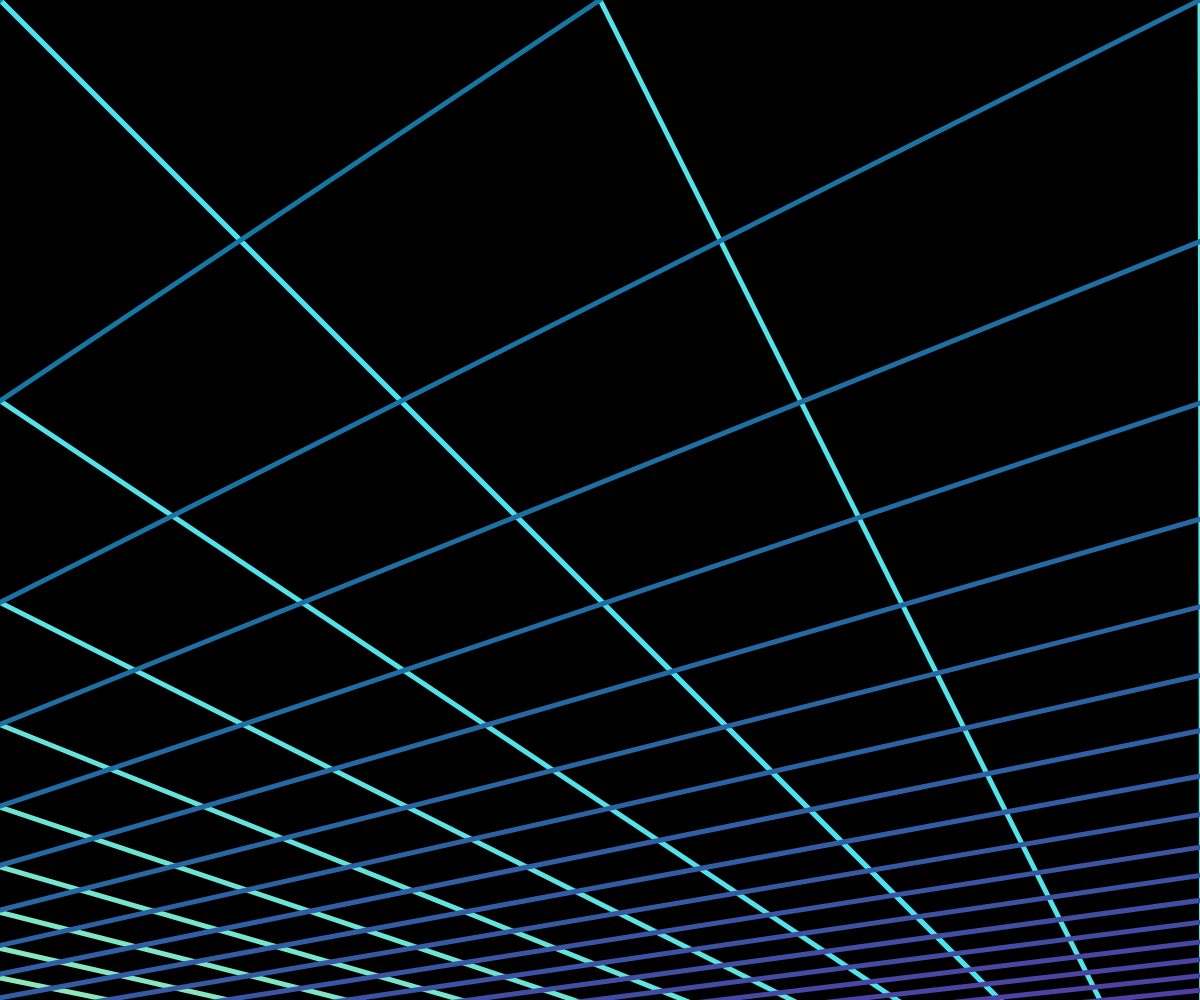
Frame 1 (no input)
Frame 60 (no input): identical to frame 1, image omitted
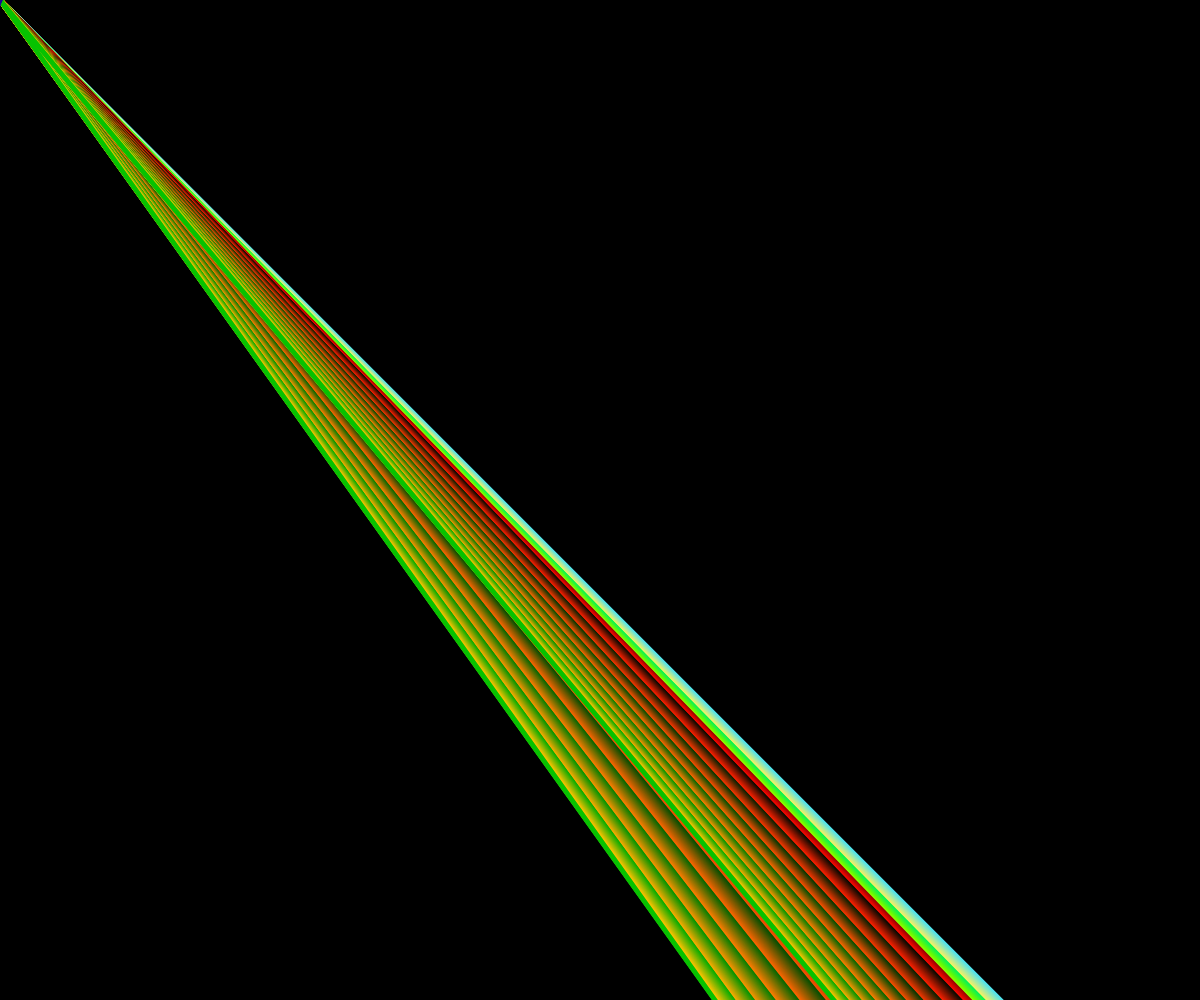
Frame 120 (the mouse pressed at the canvas centre since frame 60)

The p5.js sketch that drew these frames (run headless with seeded random() and noise() and a simulated clock; from frame 60 on, the mouse is pressed at the canvas centre):

// p5.js sketch
// ── sketch.js
function setup() {
  createCanvas(windowWidth, windowHeight);
}

function draw() {
	background(0);
	stroke(127, 255, 212);
	strokeWeight(5);
	for (i = 0; i < 300; i++) {
		stroke(map(i, 0, 20, 75, 241) % 255, map(i, 0, 20, 225, 240) % 255, map(i, 0, 20, 240, 102) % 255);

		line(width + i, width + i + i, i * -(map(mouseX, 0, windowWidth, -windowWidth / 2, windowWidth / 2)), 0);
		line(width + i, width + i + i + i, i * (map(mouseX, 0, windowWidth, -windowWidth / 2, windowWidth / 2)), 0);

		stroke(map(i, 0, 20, 19, 88) % 255, map(i, 0, 20, 121, 56) % 255, map(i, 0, 20, 164, 163) % 255);

		line(-width + i, width + i + i, i * -(map(mouseX, 0, windowWidth, -windowWidth / 2, windowWidth / 2)), 0);
		line(-width + i, width + i + i + i, i * (map(mouseX, 0, windowWidth, -windowWidth / 2, windowWidth / 2)), 0);

	}

}
